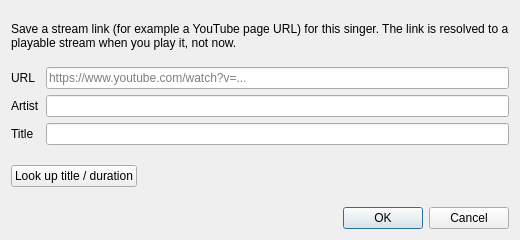
<?xml version="1.0" encoding="UTF-8"?>
<ui version="4.0">
 <class>DlgAddStreamSong</class>
 <widget class="QDialog" name="DlgAddStreamSong">
  <property name="geometry">
   <rect>
    <x>0</x>
    <y>0</y>
    <width>520</width>
    <height>240</height>
   </rect>
  </property>
  <property name="windowTitle">
   <string>Add stream song</string>
  </property>
  <layout class="QVBoxLayout" name="verticalLayout">
   <item>
    <widget class="QLabel" name="lblInfo">
     <property name="text">
      <string>Save a stream link (for example a YouTube page URL) for this singer. The link is resolved to a playable stream when you play it, not now.</string>
     </property>
     <property name="wordWrap">
      <bool>true</bool>
     </property>
    </widget>
   </item>
   <item>
    <layout class="QFormLayout" name="formLayout">
     <item row="0" column="0">
      <widget class="QLabel" name="lblUrl">
       <property name="text">
        <string>URL</string>
       </property>
      </widget>
     </item>
     <item row="0" column="1">
      <widget class="QLineEdit" name="lineEditUrl">
       <property name="placeholderText">
        <string>https://www.youtube.com/watch?v=...</string>
       </property>
      </widget>
     </item>
     <item row="1" column="0">
      <widget class="QLabel" name="lblArtist">
       <property name="text">
        <string>Artist</string>
       </property>
      </widget>
     </item>
     <item row="1" column="1">
      <widget class="QLineEdit" name="lineEditArtist"/>
     </item>
     <item row="2" column="0">
      <widget class="QLabel" name="lblTitle">
       <property name="text">
        <string>Title</string>
       </property>
      </widget>
     </item>
     <item row="2" column="1">
      <widget class="QLineEdit" name="lineEditTitle"/>
     </item>
    </layout>
   </item>
   <item>
    <layout class="QHBoxLayout" name="horizontalLayoutLookup">
     <item>
      <widget class="QPushButton" name="btnLookup">
       <property name="toolTip">
        <string>Use yt-dlp to fetch the video title and duration</string>
       </property>
       <property name="text">
        <string>Look up title / duration</string>
       </property>
      </widget>
     </item>
     <item>
      <widget class="QLabel" name="lblLookupResult">
       <property name="text">
        <string/>
       </property>
      </widget>
     </item>
     <item>
      <spacer name="horizontalSpacerLookup">
       <property name="orientation">
        <enum>Qt::Horizontal</enum>
       </property>
       <property name="sizeHint" stdset="0">
        <size>
         <width>40</width>
         <height>20</height>
        </size>
       </property>
      </spacer>
     </item>
    </layout>
   </item>
   <item>
    <widget class="QDialogButtonBox" name="buttonBox">
     <property name="orientation">
      <enum>Qt::Horizontal</enum>
     </property>
     <property name="standardButtons">
      <set>QDialogButtonBox::Cancel|QDialogButtonBox::Ok</set>
     </property>
    </widget>
   </item>
  </layout>
 </widget>
 <resources/>
 <connections/>
</ui>
